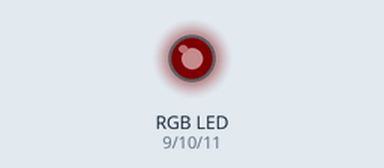
This sketch was run on a simulated Arduino Uno, built with avr-gcc and run on an emulated ATmega328P. On the bench: an RGB LED mixed from three pins (HIGH = lit). Dim RGB values are drawn brighter than linear.

Above: at 0.05 s.
At 1.85 s:
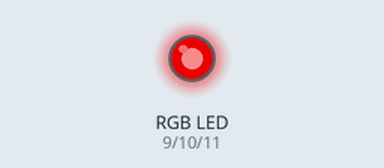
At 3.65 s:
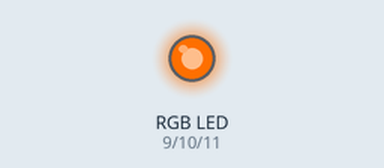
At 7.35 s:
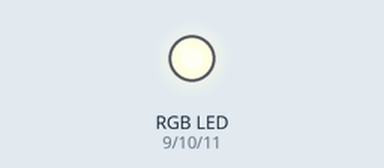
At 11.05 s:
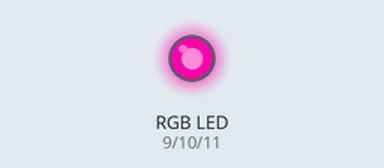
At 14.75 s:
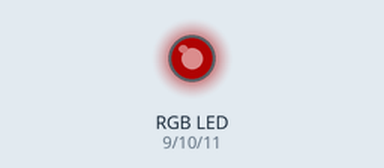
Timing chart, 0 to 19.9 s (numbered marks = the images above):
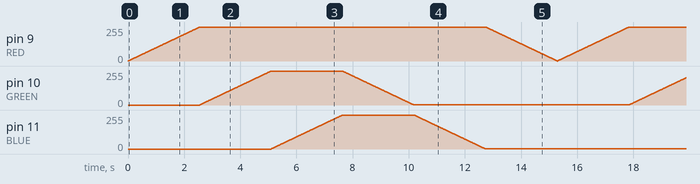

The sketch:

LEDRGB.ino
```cpp
int RED = 9;
int GREEN = 10;
int BLUE = 11;
int red;
int green;
int blue;

void setup() {
  pinMode(RED, OUTPUT);
  pinMode(GREEN, OUTPUT);
  pinMode(BLUE, OUTPUT);
}

void loop() {
  for(red = 0; red < 254; red++){
    analogWrite(RED, red);
    delay(10);
  }
  for(green = 0; green < 254; green++){
    analogWrite(GREEN, green);
    delay(10);
  }
  for(blue = 0; blue < 254; blue++){
    analogWrite(BLUE, blue);
    delay(10);
  }
  for(green = 255; green >= 1; green--){
    analogWrite(GREEN, green);
    delay(10);
  }
  for(blue = 255; blue >= 1; blue--){
    analogWrite(BLUE, blue);
    delay(10);
  }
  for(red = 255; red >= 1; red--){
    analogWrite(RED, red);
    delay(10);
  }
}
```
